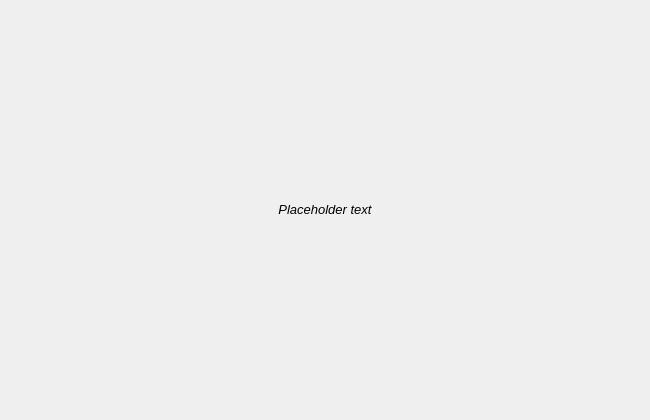
<?xml version="1.0" encoding="UTF-8"?>
<ui version="4.0">
 <class>StartOptionsRevealed</class>
 <widget class="QWidget" name="StartOptionsRevealed">
  <property name="geometry">
   <rect>
    <x>0</x>
    <y>0</y>
    <width>650</width>
    <height>420</height>
   </rect>
  </property>
  <property name="sizePolicy">
   <sizepolicy hsizetype="Minimum" vsizetype="Minimum">
    <horstretch>0</horstretch>
    <verstretch>0</verstretch>
   </sizepolicy>
  </property>
  <property name="minimumSize">
   <size>
    <width>650</width>
    <height>420</height>
   </size>
  </property>
  <property name="font">
   <font>
    <pointsize>10</pointsize>
    <italic>true</italic>
   </font>
  </property>
  <property name="windowTitle">
   <string>StartOptionsRevealed Dialog</string>
  </property>
  <layout class="QVBoxLayout" name="verticalLayout">
   <property name="sizeConstraint">
    <enum>QLayout::SetMinimumSize</enum>
   </property>
   <item>
    <widget class="QLabel" name="seedLabel">
     <property name="sizePolicy">
      <sizepolicy hsizetype="Minimum" vsizetype="Minimum">
       <horstretch>0</horstretch>
       <verstretch>0</verstretch>
      </sizepolicy>
     </property>
     <property name="maximumSize">
      <size>
       <width>16777215</width>
       <height>30</height>
      </size>
     </property>
     <property name="text">
      <string notr="true">Placeholder text</string>
     </property>
     <property name="textFormat">
      <enum>Qt::RichText</enum>
     </property>
     <property name="alignment">
      <set>Qt::AlignCenter</set>
     </property>
     <property name="wordWrap">
      <bool>true</bool>
     </property>
    </widget>
   </item>
   <item>
    <layout class="QGridLayout" name="gridLayoutRevealed">
     <property name="leftMargin">
      <number>20</number>
     </property>
     <property name="rightMargin">
      <number>0</number>
     </property>
    </layout>
   </item>
  </layout>
 </widget>
 <resources/>
 <connections/>
</ui>
